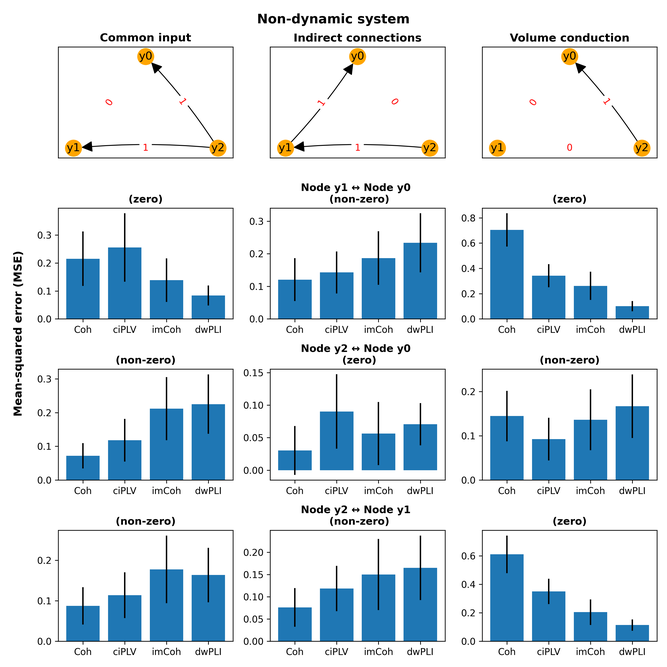
#> input picture figures/mse_func_non-dyn.png, 667 x 667 px, shrunk from 3000 x 3000 before the run
$ python combined_mse_corr_figs.py
#> lines starting #> are read from the running program, lines starting #| are printed output that depends on the picture
#!/usr/bin/env python
# coding: utf-8

# In[1]:


import pathlib

import matplotlib.image as mpimg
import matplotlib.pyplot as plt

FIGURES_DIR = pathlib.Path(__file__).parent.parent / "figures"
FIGURES_DIR.mkdir(exist_ok=True)


# In[14]:


figures = ['mse_func_non-dyn.png', 'mse_func_dyn.png']
margin = 10
fig, axes = plt.subplots(1, 2, figsize=(10, 15))
for figure, ax in zip(figures, axes.ravel()):
    img = mpimg.imread(FIGURES_DIR / figure)
#> img is the input picture: shape (667, 667, 4) float32; mean R, G, B, A 0.843, 0.888, 0.918, 1
    ax.axes.xaxis.set_visible(False)
    ax.axes.yaxis.set_visible(False)
    ax.set(frame_on=False)

    ax.imshow(img)
#> pass 2 of the loop `for figure, ax in zip(figures, axes.ravel()):`:
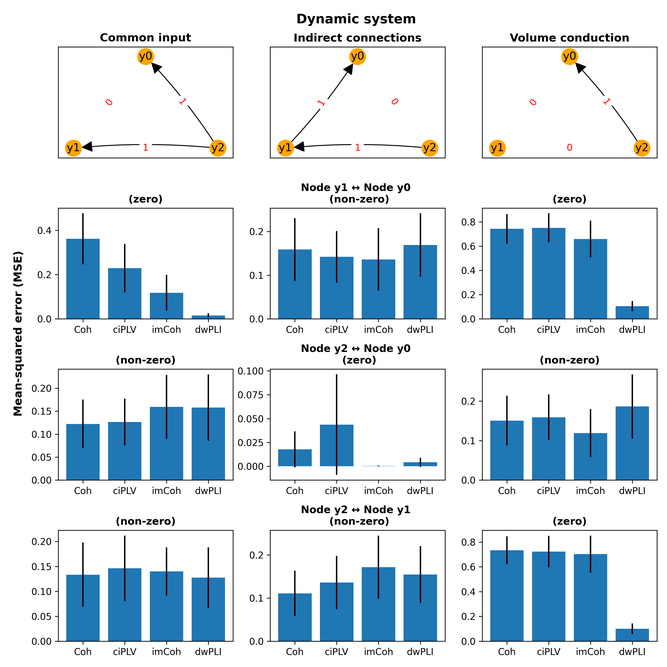
#> input picture figures/mse_func_dyn.png, 667 x 667 px, shrunk from 3000 x 3000 before the run
#> img is the input picture: shape (667, 667, 4) float32; mean R, G, B, A 0.828, 0.879, 0.913, 1

plt.subplots_adjust(wspace=0, hspace=0)

fig.tight_layout(pad=0)
fig.savefig(FIGURES_DIR / "mse_combined_func.png", bbox_inches='tight', dpi=300)
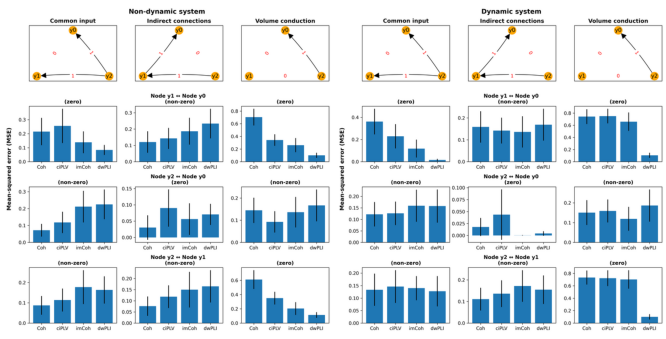
#> figure drawn by matplotlib, 2 panels


# In[15]:


figures = ['mse_eff_non-dyn.png', 'mse_eff_dyn.png']
margin = 10
fig, axes = plt.subplots(1, 2, figsize=(10, 15))
for figure, ax in zip(figures, axes.ravel()):
    img = mpimg.imread(FIGURES_DIR / figure)
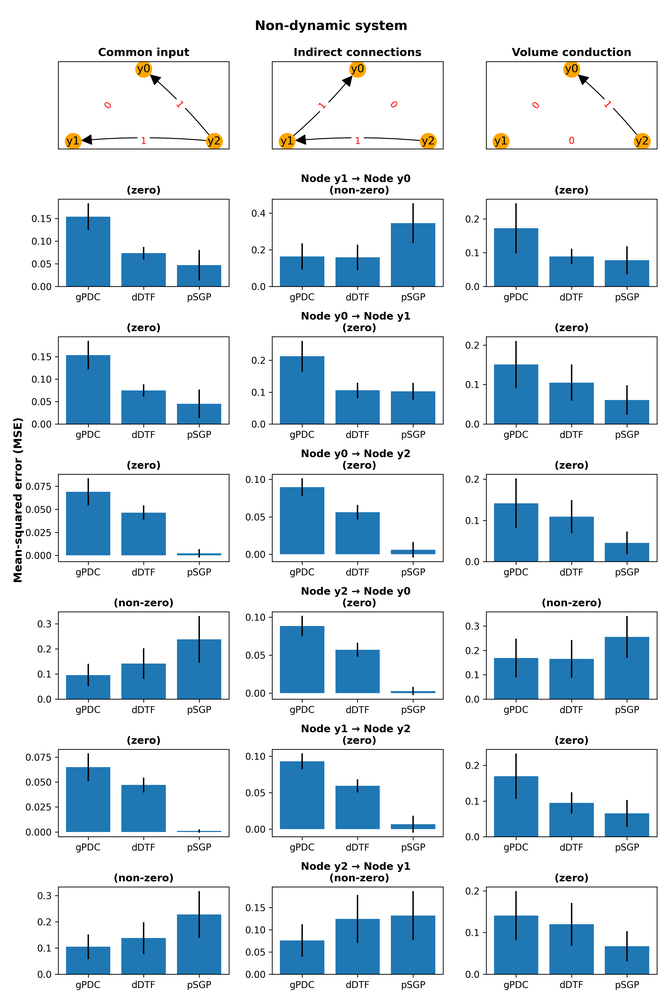
#> input picture figures/mse_eff_non-dyn.png, 667 x 1000 px, shrunk from 3000 x 4500 before the run
#> img is the input picture: shape (1000, 667, 4) float32; mean R, G, B, A 0.835, 0.884, 0.918, 1
    ax.axes.xaxis.set_visible(False)
    ax.axes.yaxis.set_visible(False)
    ax.set(frame_on=False)

    ax.imshow(img)
#> pass 2 of the loop `for figure, ax in zip(figures, axes.ravel()):`:
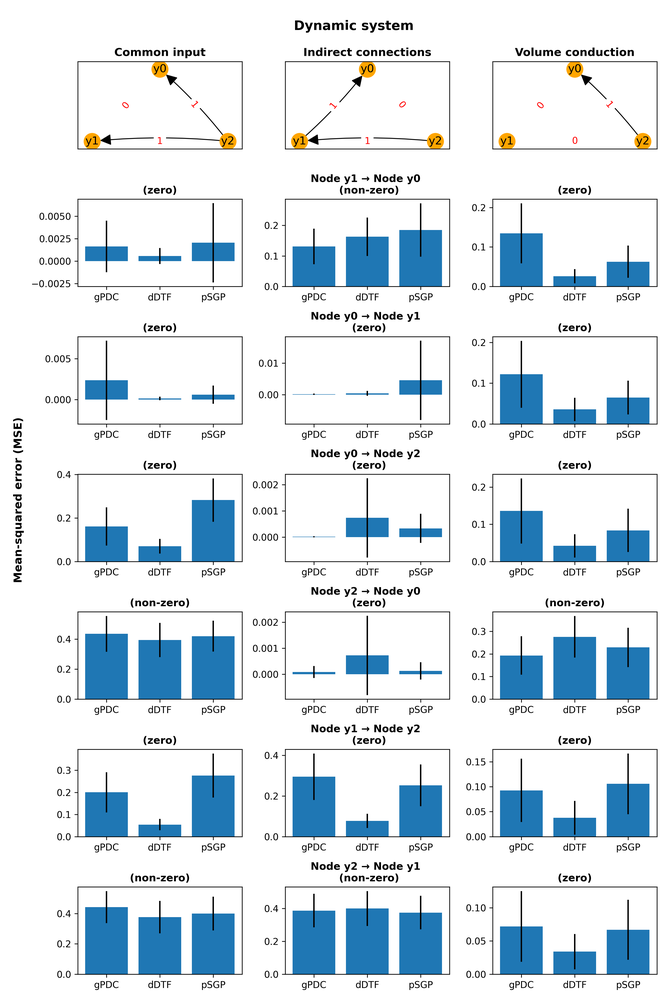
#> input picture figures/mse_eff_dyn.png, 667 x 1000 px, shrunk from 3000 x 4500 before the run
#> img is the input picture: shape (1000, 667, 4) float32; mean R, G, B, A 0.86, 0.898, 0.925, 1

plt.subplots_adjust(wspace=0, hspace=0)

fig.tight_layout(pad=0)
fig.savefig(FIGURES_DIR / "mse_combined_eff.png", bbox_inches='tight', dpi=300)
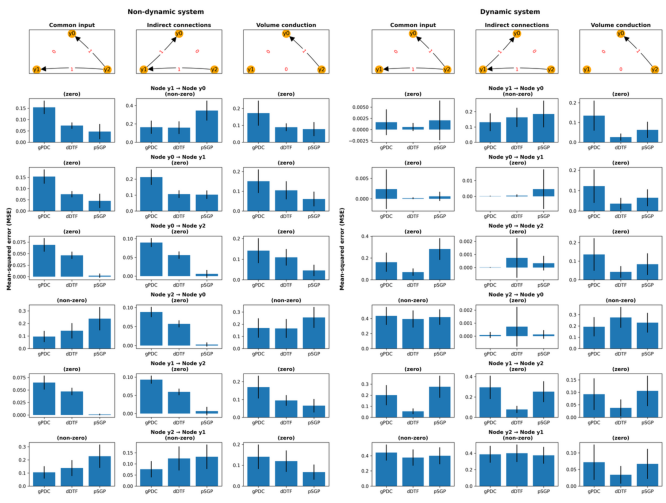
#> figure drawn by matplotlib, 2 panels


# In[ ]:
